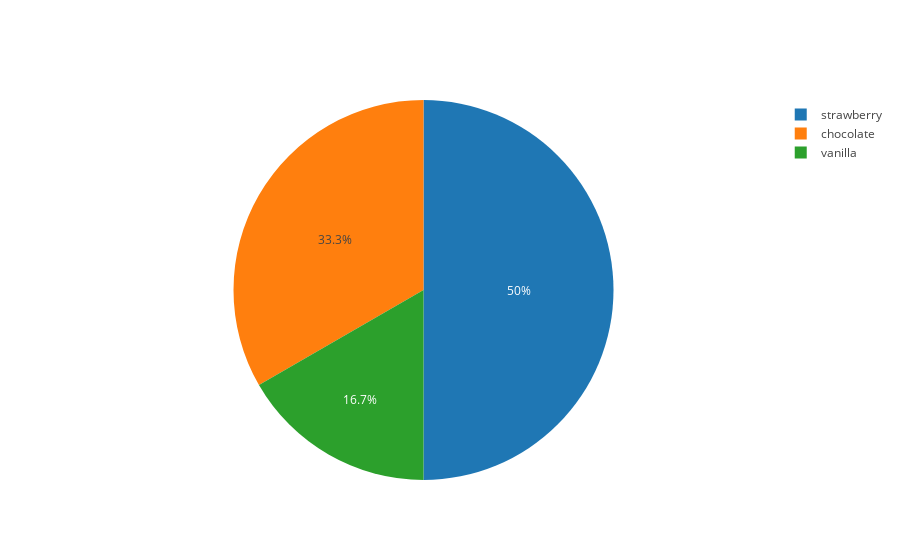

This figure's notebook cell:
### Markdown cell above
And of course, we can always use the dictionary constructor to create our dictionaries.

### Code cell
pie_trace = dict(type="pie", labels=["chocolate", "vanilla", "strawberry"], values=[10, 5, 15])

plotly.offline.iplot([
    pie_trace
])

### Figure 1 — Plotly figure (JSON) as saved in the notebook; plotly's stock layout.template omitted (floating-point values rounded to 4 significant figures)
{"data": [{"labels": ["chocolate", "vanilla", "strawberry"], "type": "pie", "uid": "a439b640-99d9-11e8-9ff5-0242ac110039", "values": [10, 5, 15]}], "layout": {}}
